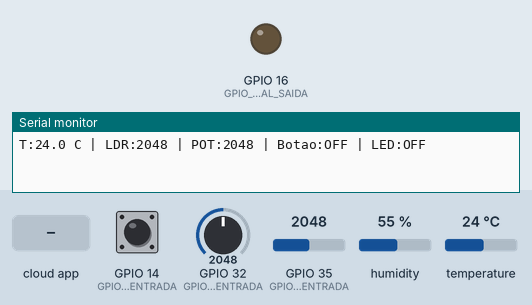
Simulated run of this sketch. Board: ESP32. Shown: output pins drawn as LEDs (lit = HIGH), the last lines printed to the serial monitor. The test bench sets the inputs (shaded band); at power-on: GPIO 14 (GPIO_BOTAO_DIGITAL_ENTRADA) HIGH, GPIO 32 (GPIO_POTENCIOMETRO_ADC1_ENTRADA) = 2048, GPIO 35 (GPIO_LDR_ADC1_ENTRADA) = 2048, humidity 55 %, temperature 24 °C (analog values on the 0–4095 scale). WiFi joins after 1.5 s; servers stay silent unless stated.

Above: at 2.7 s.
2.8 s: the phone or cloud app sets ledCloud to 1
At 3.9 s:
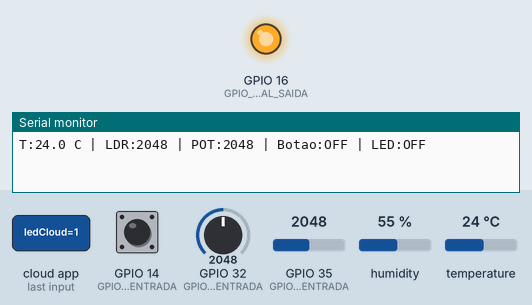
4.5 s: the phone or cloud app sets ledCloud to 0
At 5.0 s:
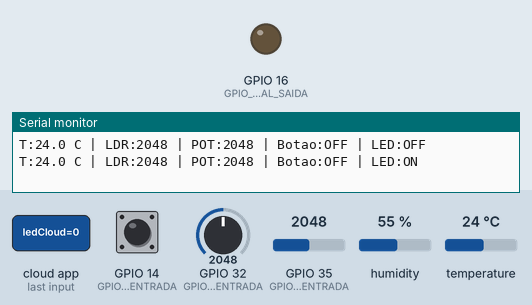
Timing chart, 0 to 7.5 s (numbered marks = the images above; inputs shaded):
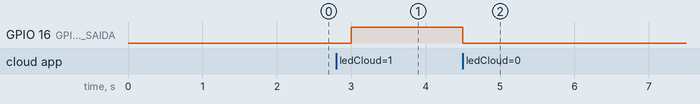

Measured:
- after the input at 2.8 s, GPIO 16 (GPIO_LED_DIGITAL_SAIDA): LOW → HIGH after 0.20 s
- after the input at 4.5 s, GPIO 16 (GPIO_LED_DIGITAL_SAIDA): HIGH → LOW at once

The sketch:

lampada_cloud.ino
```cpp
#include <DHT.h>
#include "thingProperties.h"

const int GPIO_LED_DIGITAL_SAIDA = 16;
const int GPIO_DHT_DIGITAL_DADOS = 23;
const int GPIO_LDR_ADC1_ENTRADA = 35;
const int GPIO_POTENCIOMETRO_ADC1_ENTRADA = 32;
const int GPIO_BOTAO_DIGITAL_ENTRADA = 14;
DHT dht(GPIO_DHT_DIGITAL_DADOS, DHT11);
unsigned long ultimaLeitura = 0;

void setup() {
  Serial.begin(115200);
  delay(1500);
  pinMode(GPIO_LED_DIGITAL_SAIDA, OUTPUT);
  pinMode(GPIO_BOTAO_DIGITAL_ENTRADA, INPUT_PULLUP);
  analogReadResolution(12);
  dht.begin();
  initProperties();
  ArduinoCloud.begin(ArduinoIoTPreferredConnection);
  setDebugMessageLevel(2);
  ArduinoCloud.printDebugInfo();
}

void loop() {
  ArduinoCloud.update();
  if (millis() - ultimaLeitura >= 2000) {
    ultimaLeitura = millis();
    float temperatura = dht.readTemperature();
    if (!isnan(temperatura)) temperaturaCloud = temperatura;
    luminosidadeCloud = analogRead(GPIO_LDR_ADC1_ENTRADA);
    potenciometroCloud = analogRead(GPIO_POTENCIOMETRO_ADC1_ENTRADA);
    botaoCloud = digitalRead(GPIO_BOTAO_DIGITAL_ENTRADA) == LOW;
    Serial.printf("T:%.1f C | LDR:%d | POT:%d | Botao:%s | LED:%s\n",
                  temperaturaCloud, luminosidadeCloud, potenciometroCloud,
                  botaoCloud ? "ON" : "OFF", ledCloud ? "ON" : "OFF");
  }
}

void onLedCloudChange() {
  digitalWrite(GPIO_LED_DIGITAL_SAIDA, ledCloud ? HIGH : LOW);
}
```

arduino_secrets.example.h
```cpp
#pragma once
#define SECRET_SSID "NOME_DA_REDE_2G4"
#define SECRET_OPTIONAL_PASS "SENHA_DA_REDE"
#define SECRET_DEVICE_LOGIN_NAME "DEVICE_LOGIN_NAME_OU_DEVICE_ID"
#define SECRET_DEVICE_KEY "SECRET_DEVICE_KEY"
```

thingProperties.h
```cpp
#pragma once
#include <ArduinoIoTCloud.h>
#include <Arduino_ConnectionHandler.h>
#include "arduino_secrets.h"

const char DEVICE_LOGIN_NAME[] = SECRET_DEVICE_LOGIN_NAME;
const char SSID[] = SECRET_SSID;
const char PASS[] = SECRET_OPTIONAL_PASS;
const char DEVICE_KEY[] = SECRET_DEVICE_KEY;

bool ledCloud;
float temperaturaCloud;
int luminosidadeCloud;
int potenciometroCloud;
bool botaoCloud;

void onLedCloudChange();

void initProperties() {
  ArduinoCloud.setBoardId(DEVICE_LOGIN_NAME);
  ArduinoCloud.setSecretDeviceKey(DEVICE_KEY);
  ArduinoCloud.addProperty(ledCloud, READWRITE, ON_CHANGE, onLedCloudChange);
  ArduinoCloud.addProperty(temperaturaCloud, READ, 10 * SECONDS, NULL);
  ArduinoCloud.addProperty(luminosidadeCloud, READ, 5 * SECONDS, NULL);
  ArduinoCloud.addProperty(potenciometroCloud, READ, 5 * SECONDS, NULL);
  ArduinoCloud.addProperty(botaoCloud, READ, ON_CHANGE, NULL);
}

WiFiConnectionHandler ArduinoIoTPreferredConnection(SSID, PASS);
```
